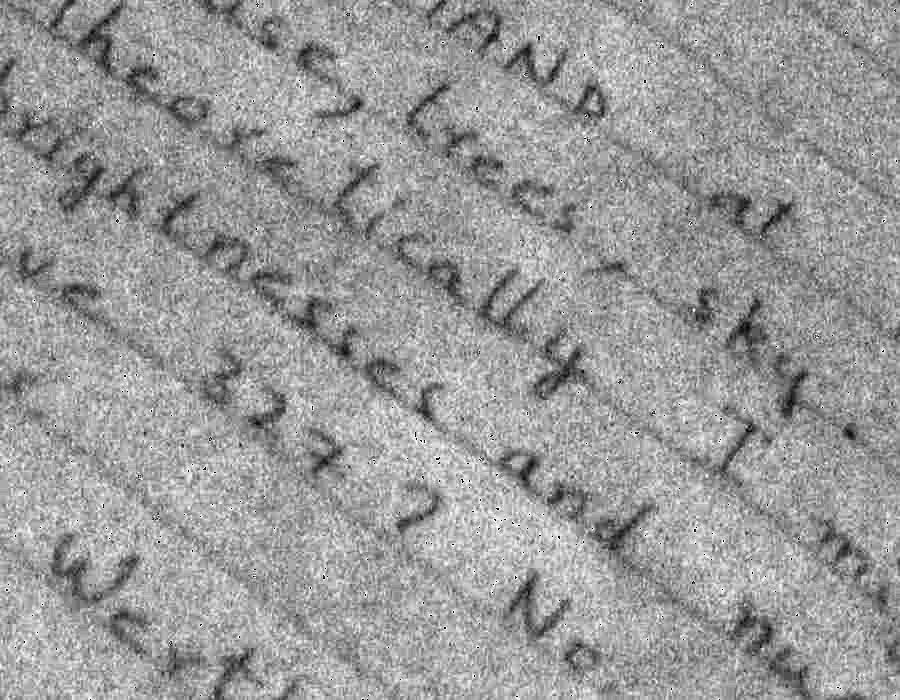
#> input picture release/higher_contrast.jpg, 900 x 700 px
$ python -i student.py   (imports and definitions only)   (older library calls are emulated)
#> lines starting #> are read from the running program, lines starting #| are printed output that depends on the picture
#> further down, picture is the input picture: shape (700, 900); min 0, max 255, mean 154.3
import numpy as np
import utils
import matplotlib.pyplot as plt
# [56 lines left out: functions add, multiply, normalize, threshold, not called in this run]

    # TODO-BLOCK-END


def convolve(img, filt):
    # Performs a convolution of an image with a filter.
    # Assume filter is 2D and has an odd size
    # Assume image is grayscale
    # Perform "same" convolution, i.e., output image should be the ssame size
    # as the input
    assert len(img.shape)==2, "Image must be grayscale."
    assert len(filt.shape)==2, "Filter must be 2D."
    assert ((filt.shape[0]%2!=0) and (filt.shape[1]%2!=0)), "Filter dimensions must be odd."

    # TODO 2
    # TODO-BLOCK-BEGIN
    newImg = img.copy()
    imgShape = img.shape
#> imgShape = (700, 900)
    vert = np.flip(filt,0)
#> vert = [[1, 0, -1]]
    conv = np.flip(vert,1)
#> conv = [[-1, 0, 1]]
    filtX = (filt.shape[0]-1)//2
#> filtX = 0
    filtY = (filt.shape[1]-1)//2
#> filtY = 1
    for m in range(imgShape[0]):
        for n in range(imgShape[1]):
            filtProd = 0
            for i in range(-filtX,filtX+1):
                for j in range(-filtY,filtY+1):
                    mi = m + i
                    nj = n + j
                    if((mi >= 0 and mi < imgShape[0]) and (nj >= 0 and nj < imgShape[1])):
                        filtProd = filtProd + img[mi,nj] * conv[i + filtX, j + filtY]
            newImg[m,n] = filtProd
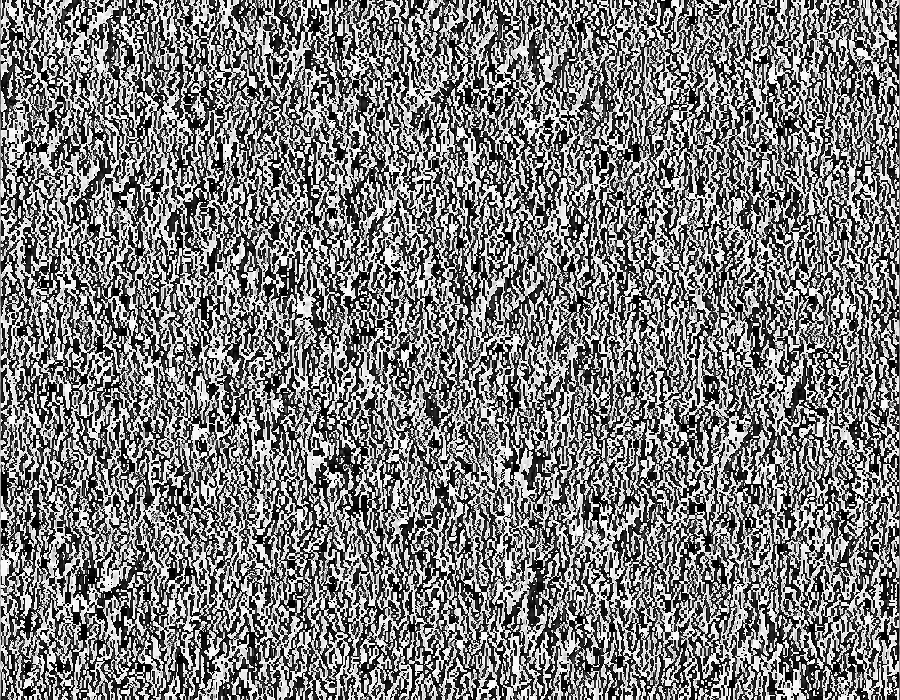
#> newImg: shape (700, 900); min 0, max 255, mean 124.3
    return newImg
    # TODO-BLOCK-END

# [25 lines left out: functions mean_filter, gaussian_filter, not called in this run]
    # TODO-BLOCK-END

def dx_filter():
    # Produces a 1 x 3 filter that computes the derivative in x direction
    # TODO 4a
    # TODO-BLOCK-BEGIN
    filt = np.ones((1,3))
    filt[0,1] = 0
    filt[0,2] = -1
    return filt
    # TODO-BLOCK-END

def dy_filter():
    # Produces a 3 x 1 filter that computes the derivative in y direction
    # TODO 4b
    # TODO-BLOCK-BEGIN
    return np.rot90(dx_filter(),3)
    # TODO-BLOCK-END

def gradient_magnitude(img, k=3,sigma=0):
    # Compute the gradient magnitude at each pixel,
    # If sigma >0, smooth the
    # image with a gaussian first
    # TODO 4c
    # TODO-BLOCK-BEGIN
    newImg = img.copy()
    if (sigma > 0):
        newImg = convolve(newImg, gaussian_filter(k,sigma))
    xFilt = convolve(newImg, dx_filter())
    yFilt = convolve(newImg, dy_filter())
#> in convolve (call 2), `vert = np.flip(filt,0)`: vert = [-1, 0, 1]
#> after the loop in convolve (call 2), `for m in range(imgShape[0]):`:
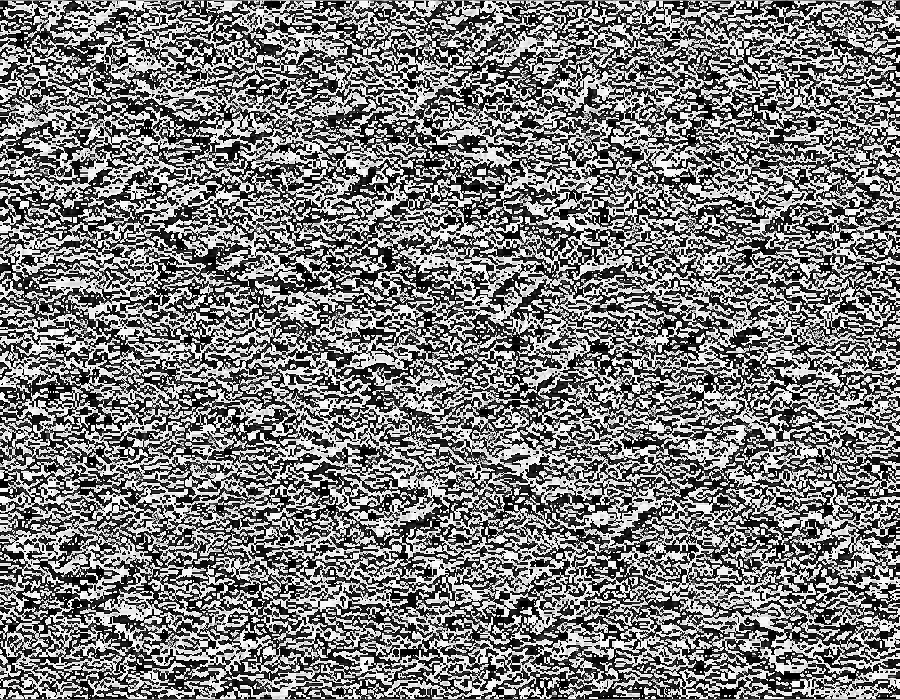
#> newImg: shape (700, 900); min 0, max 255, mean 123.4
    for x in range(img.shape[0]):
        for y in range(img.shape[1]):
            newImg[x,y] = np.sqrt((xFilt[x,y]**2) + (yFilt[x,y]**2))
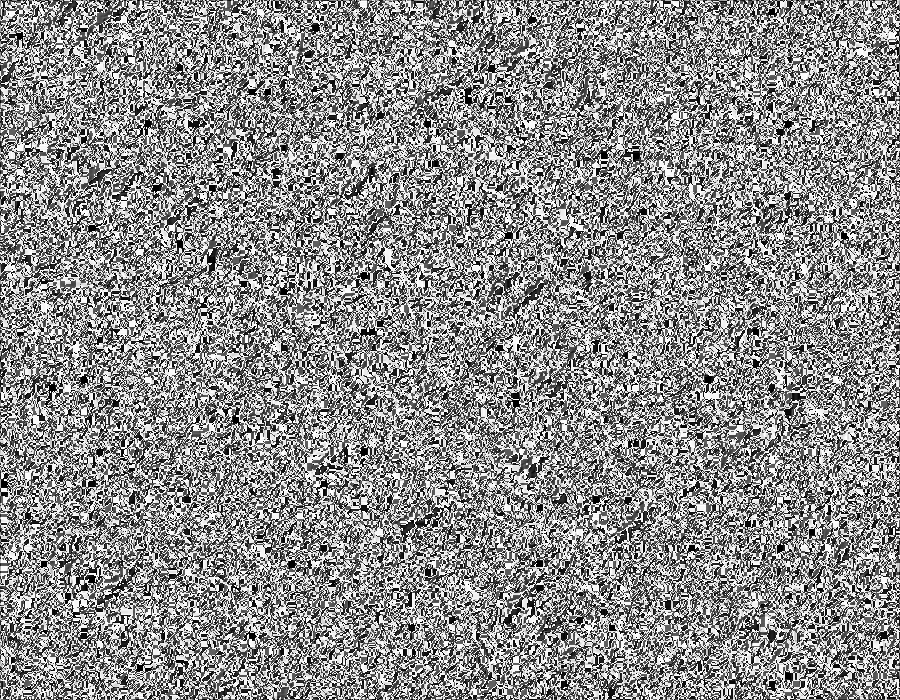
#> newImg: shape (700, 900); min 0, max 255, mean 139.9
    return newImg
    # TODO-BLOCK-END

>>> import cv2
>>> picture = cv2.imread('higher_contrast.jpg', cv2.IMREAD_GRAYSCALE)
>>> result = gradient_magnitude(picture)
